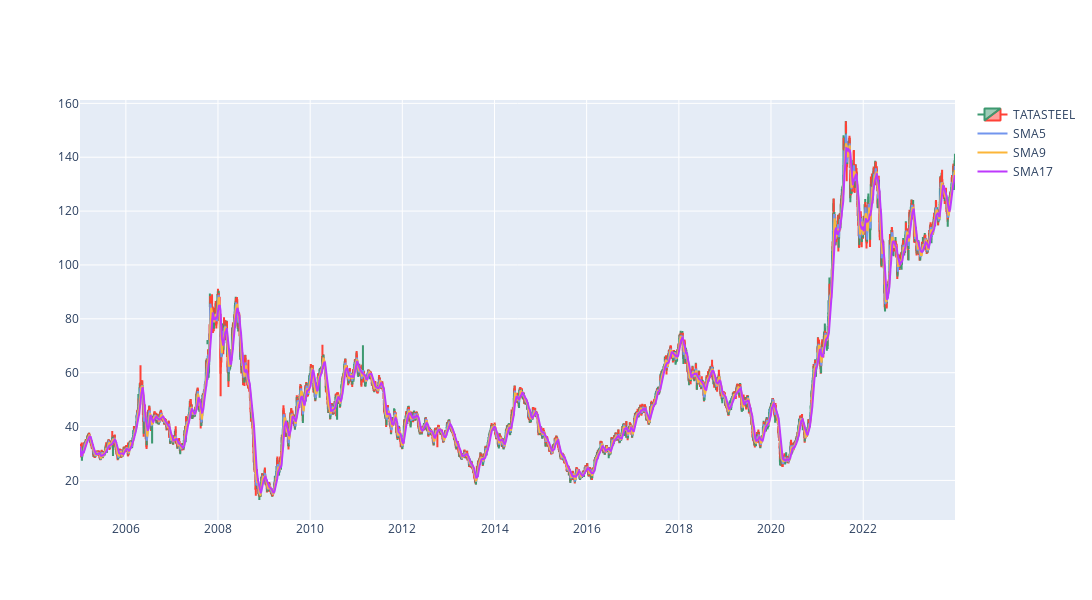

Notebook code for this chart:
### Code cell
fig = go.Figure(data=go.Candlestick(x=df["Date"], open=df["Open"], high=df["High"],
                low=df["Low"], close=df["Close"], name="TATASTEEL"))
fig.update_layout(xaxis_rangeslider_visible=False)

fig.add_trace(go.Scatter(x=df['Date'],y=df['5d_sma'], line_color='#7295ee', name="SMA5",mode='lines'))
fig.add_trace(go.Scatter(x=df['Date'],y=df['9d_sma'], line_color='#fcb539', name="SMA9",mode='lines'))
fig.add_trace(go.Scatter(x=df['Date'],y=df['17d_sma'], line_color='#bd39fc', name="SMA17",mode='lines'))

fig.update_layout(
    autosize=False,
    width=1200,
    height=600,
)

fig.show()

### Figure 1 — Plotly figure (JSON) as saved in the notebook; plotly's stock layout.template omitted (floating-point values rounded to 4 significant figures; data arrays with more than 128 entries replaced by an {"elided": "..."} marker saying what was removed)
{"data": [{"close": {"elided": "4688 float values"}, "high": {"elided": "4688 float values"}, "low": {"elided": "4688 float values"}, "name": "TATASTEEL", "open": {"elided": "4688 float values"}, "type": "candlestick", "x": {"elided": "4688 str values"}}, {"line": {"color": "#7295ee"}, "mode": "lines", "name": "SMA5", "type": "scatter", "x": {"elided": "4688 str values"}, "y": {"elided": "4688 float values"}}, {"line": {"color": "#fcb539"}, "mode": "lines", "name": "SMA9", "type": "scatter", "x": {"elided": "4688 str values"}, "y": {"elided": "4688 float values"}}, {"line": {"color": "#bd39fc"}, "mode": "lines", "name": "SMA17", "type": "scatter", "x": {"elided": "4688 str values"}, "y": {"elided": "4688 float values"}}], "layout": {"autosize": false, "height": 600, "width": 1200, "xaxis": {"rangeslider": {"visible": false}}}}
